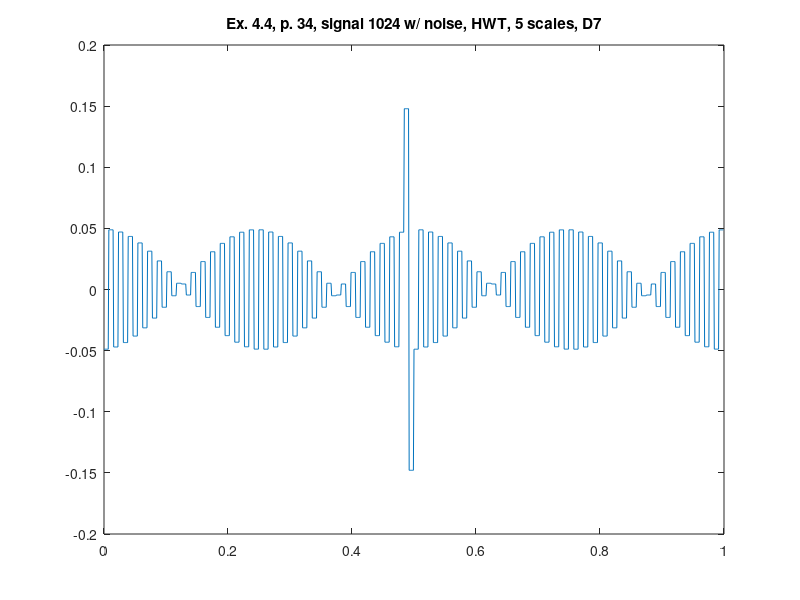

Here is the MATLAB script that generated this plot:
%% ========================================================================
%% Programmatic octave notes on "Ripples in Mathematics" by A. Jensen
%% and A. la Cour-Harbo written with a deep gratitude to the authors for
%% this wonderful text. 
%% 
%% Reconstruction of graphs in ex 4.3, p.34, HWT, 5 scales, D7.
%%
%% Author: Vladimir Kulyukin
%% 
%% NB: I have tested this code in Octave 4.
%% =========================================================================
t = (1.0/1024)*[0:1023];

y_ex_4_4_1024_with_noise_hwt_d7_p34 = [
-0.0488406780944204
-0.0488406780944204
-0.0488406780944204
-0.0488406780944204
-0.0488406780944204
-0.0488406780944204
-0.0488406780944204
-0.0488406780944204
0.0488406780944204
0.0488406780944204
0.0488406780944204
0.0488406780944204
0.0488406780944204
0.0488406780944204
0.0488406780944204
0.0488406780944204
-0.0470227556406067
-0.0470227556406067
-0.0470227556406067
-0.0470227556406067
-0.0470227556406067
-0.0470227556406067
-0.0470227556406067
-0.0470227556406067
0.0470227556406067
0.0470227556406067
0.0470227556406067
0.0470227556406067
0.0470227556406067
0.0470227556406067
0.0470227556406067
0.0470227556406067
-0.04339777505818971
-0.04339777505818971
-0.04339777505818971
-0.04339777505818971
-0.04339777505818971
-0.04339777505818971
-0.04339777505818971
-0.04339777505818971
0.04339777505818971
0.04339777505818971
0.04339777505818971
0.04339777505818971
0.04339777505818971
0.04339777505818971
0.04339777505818971
0.04339777505818971
-0.03810504231803913
-0.03810504231803913
-0.03810504231803913
-0.03810504231803913
-0.03810504231803913
-0.03810504231803913
-0.03810504231803913
-0.03810504231803913
0.03810504231803913
0.03810504231803913
0.03810504231803913
0.03810504231803913
0.03810504231803913
0.03810504231803913
0.03810504231803913
0.03810504231803913
-0.03134795417116009
-0.03134795417116009
-0.03134795417116009
-0.03134795417116009
-0.03134795417116009
-0.03134795417116009
-0.03134795417116009
-0.03134795417116009
0.03134795417116009
0.03134795417116009
0.03134795417116009
0.03134795417116009
0.03134795417116009
0.03134795417116009
0.03134795417116009
0.03134795417116009
-0.023386181725618703
-0.023386181725618703
-0.023386181725618703
-0.023386181725618703
-0.023386181725618703
-0.023386181725618703
-0.023386181725618703
-0.023386181725618703
0.023386181725618703
0.023386181725618703
0.023386181725618703
0.023386181725618703
0.023386181725618703
0.023386181725618703
0.023386181725618703
0.023386181725618703
-0.014525691431483611
-0.014525691431483611
-0.014525691431483611
-0.014525691431483611
-0.014525691431483611
-0.014525691431483611
-0.014525691431483611
-0.014525691431483611
0.014525691431483611
0.014525691431483611
0.014525691431483611
0.014525691431483611
0.014525691431483611
0.014525691431483611
0.014525691431483611
0.014525691431483611
-0.0051069869617382775
-0.0051069869617382775
-0.0051069869617382775
-0.0051069869617382775
-0.0051069869617382775
-0.0051069869617382775
-0.0051069869617382775
-0.0051069869617382775
0.0051069869617382775
0.0051069869617382775
0.0051069869617382775
0.0051069869617382775
0.0051069869617382775
0.0051069869617382775
0.0051069869617382775
0.0051069869617382775
0.004507976152915536
0.004507976152915536
0.004507976152915536
0.004507976152915536
0.004507976152915536
0.004507976152915536
0.004507976152915536
0.004507976152915536
-0.004507976152915536
-0.004507976152915536
-0.004507976152915536
-0.004507976152915536
-0.004507976152915536
-0.004507976152915536
-0.004507976152915536
-0.004507976152915536
0.013949700272114954
0.013949700272114954
0.013949700272114954
0.013949700272114954
0.013949700272114954
0.013949700272114954
0.013949700272114954
0.013949700272114954
-0.013949700272114954
-0.013949700272114954
-0.013949700272114954
-0.013949700272114954
-0.013949700272114954
-0.013949700272114954
-0.013949700272114954
-0.013949700272114954
0.022855345232938824
0.022855345232938824
0.022855345232938824
0.022855345232938824
0.022855345232938824
0.022855345232938824
0.022855345232938824
0.022855345232938824
-0.022855345232938824
-0.022855345232938824
-0.022855345232938824
-0.022855345232938824
-0.022855345232938824
-0.022855345232938824
-0.022855345232938824
-0.022855345232938824
0.030882672093886288
0.030882672093886288
0.030882672093886288
0.030882672093886288
0.030882672093886288
0.030882672093886288
0.030882672093886288
0.030882672093886288
-0.030882672093886288
-0.030882672093886288
-0.030882672093886288
-0.030882672093886288
-0.030882672093886288
-0.030882672093886288
-0.030882672093886288
-0.030882672093886288
0.03772319518546773
0.03772319518546773
0.03772319518546773
0.03772319518546773
0.03772319518546773
0.03772319518546773
0.03772319518546773
0.03772319518546773
-0.03772319518546773
-0.03772319518546773
-0.03772319518546773
-0.03772319518546773
-0.03772319518546773
-0.03772319518546773
-0.03772319518546773
-0.03772319518546773
0.04311403704148316
0.04311403704148316
0.04311403704148316
0.04311403704148316
0.04311403704148316
0.04311403704148316
0.04311403704148316
0.04311403704148316
-0.04311403704148316
-0.04311403704148316
-0.04311403704148316
-0.04311403704148316
-0.04311403704148316
-0.04311403704148316
-0.04311403704148316
-0.04311403704148316
0.04684803063262504
0.04684803063262504
0.04684803063262504
0.04684803063262504
0.04684803063262504
0.04684803063262504
0.04684803063262504
0.04684803063262504
-0.04684803063262504
-0.04684803063262504
-0.04684803063262504
-0.04684803063262504
-0.04684803063262504
-0.04684803063262504
-0.04684803063262504
-0.04684803063262504
0.048781680679233344
0.048781680679233344
0.048781680679233344
0.048781680679233344
0.048781680679233344
0.048781680679233344
0.048781680679233344
0.048781680679233344
-0.048781680679233344
-0.048781680679233344
-0.048781680679233344
-0.048781680679233344
-0.048781680679233344
-0.048781680679233344
-0.048781680679233344
-0.048781680679233344
0.048840678094420366
0.048840678094420366
0.048840678094420366
0.048840678094420366
0.048840678094420366
0.048840678094420366
0.048840678094420366
0.048840678094420366
-0.048840678094420366
-0.048840678094420366
-0.048840678094420366
-0.048840678094420366
-0.048840678094420366
-0.048840678094420366
-0.048840678094420366
-0.048840678094420366
0.047022755640606595
0.047022755640606595
0.047022755640606595
0.047022755640606595
0.047022755640606595
0.047022755640606595
0.047022755640606595
0.047022755640606595
-0.047022755640606595
-0.047022755640606595
-0.047022755640606595
-0.047022755640606595
-0.047022755640606595
-0.047022755640606595
-0.047022755640606595
-0.047022755640606595
0.04339777505818963
0.04339777505818963
0.04339777505818963
0.04339777505818963
0.04339777505818963
0.04339777505818963
0.04339777505818963
0.04339777505818963
-0.04339777505818963
-0.04339777505818963
-0.04339777505818963
-0.04339777505818963
-0.04339777505818963
-0.04339777505818963
-0.04339777505818963
-0.04339777505818963
0.038105042318039045
0.038105042318039045
0.038105042318039045
0.038105042318039045
0.038105042318039045
0.038105042318039045
0.038105042318039045
0.038105042318039045
-0.038105042318039045
-0.038105042318039045
-0.038105042318039045
-0.038105042318039045
-0.038105042318039045
-0.038105042318039045
-0.038105042318039045
-0.038105042318039045
0.031347954171160146
0.031347954171160146
0.031347954171160146
0.031347954171160146
0.031347954171160146
0.031347954171160146
0.031347954171160146
0.031347954171160146
-0.031347954171160146
-0.031347954171160146
-0.031347954171160146
-0.031347954171160146
-0.031347954171160146
-0.031347954171160146
-0.031347954171160146
-0.031347954171160146
0.02338618172561874
0.02338618172561874
0.02338618172561874
0.02338618172561874
0.02338618172561874
0.02338618172561874
0.02338618172561874
0.02338618172561874
-0.02338618172561874
-0.02338618172561874
-0.02338618172561874
-0.02338618172561874
-0.02338618172561874
-0.02338618172561874
-0.02338618172561874
-0.02338618172561874
0.014525691431483663
0.014525691431483663
0.014525691431483663
0.014525691431483663
0.014525691431483663
0.014525691431483663
0.014525691431483663
0.014525691431483663
-0.014525691431483663
-0.014525691431483663
-0.014525691431483663
-0.014525691431483663
-0.014525691431483663
-0.014525691431483663
-0.014525691431483663
-0.014525691431483663
0.0051069869617382385
0.0051069869617382385
0.0051069869617382385
0.0051069869617382385
0.0051069869617382385
0.0051069869617382385
0.0051069869617382385
0.0051069869617382385
-0.0051069869617382385
-0.0051069869617382385
-0.0051069869617382385
-0.0051069869617382385
-0.0051069869617382385
-0.0051069869617382385
-0.0051069869617382385
-0.0051069869617382385
-0.0045079761529155035
-0.0045079761529155035
-0.0045079761529155035
-0.0045079761529155035
-0.0045079761529155035
-0.0045079761529155035
-0.0045079761529155035
-0.0045079761529155035
0.0045079761529155035
0.0045079761529155035
0.0045079761529155035
0.0045079761529155035
0.0045079761529155035
0.0045079761529155035
0.0045079761529155035
0.0045079761529155035
-0.013949700272114859
-0.013949700272114859
-0.013949700272114859
-0.013949700272114859
-0.013949700272114859
-0.013949700272114859
-0.013949700272114859
-0.013949700272114859
0.013949700272114859
0.013949700272114859
0.013949700272114859
0.013949700272114859
0.013949700272114859
0.013949700272114859
0.013949700272114859
0.013949700272114859
-0.022855345232938872
-0.022855345232938872
-0.022855345232938872
-0.022855345232938872
-0.022855345232938872
-0.022855345232938872
-0.022855345232938872
-0.022855345232938872
0.022855345232938872
0.022855345232938872
0.022855345232938872
0.022855345232938872
0.022855345232938872
0.022855345232938872
0.022855345232938872
0.022855345232938872
-0.030882672093886288
-0.030882672093886288
-0.030882672093886288
-0.030882672093886288
-0.030882672093886288
-0.030882672093886288
-0.030882672093886288
-0.030882672093886288
0.030882672093886288
0.030882672093886288
0.030882672093886288
0.030882672093886288
0.030882672093886288
0.030882672093886288
0.030882672093886288
0.030882672093886288
-0.03772319518546768
-0.03772319518546768
-0.03772319518546768
-0.03772319518546768
-0.03772319518546768
-0.03772319518546768
-0.03772319518546768
-0.03772319518546768
0.03772319518546768
0.03772319518546768
0.03772319518546768
0.03772319518546768
0.03772319518546768
0.03772319518546768
0.03772319518546768
0.03772319518546768
-0.0431140370414832
-0.0431140370414832
-0.0431140370414832
-0.0431140370414832
-0.0431140370414832
-0.0431140370414832
-0.0431140370414832
-0.0431140370414832
0.0431140370414832
0.0431140370414832
0.0431140370414832
0.0431140370414832
0.0431140370414832
0.0431140370414832
0.0431140370414832
0.0431140370414832
-0.04684803063262504
-0.04684803063262504
-0.04684803063262504
-0.04684803063262504
-0.04684803063262504
-0.04684803063262504
-0.04684803063262504
-0.04684803063262504
0.04684803063262504
0.04684803063262504
0.04684803063262504
0.04684803063262504
0.04684803063262504
0.04684803063262504
0.04684803063262504
0.04684803063262504
0.14788897397422673
0.14788897397422673
0.14788897397422673
0.14788897397422673
0.14788897397422673
0.14788897397422673
0.14788897397422673
0.14788897397422673
-0.14788897397422673
-0.14788897397422673
-0.14788897397422673
-0.14788897397422673
-0.14788897397422673
-0.14788897397422673
-0.14788897397422673
-0.14788897397422673
-0.048840678094420366
-0.048840678094420366
-0.048840678094420366
-0.048840678094420366
-0.048840678094420366
-0.048840678094420366
-0.048840678094420366
-0.048840678094420366
0.048840678094420366
0.048840678094420366
0.048840678094420366
0.048840678094420366
0.048840678094420366
0.048840678094420366
0.048840678094420366
0.048840678094420366
-0.04702275564060664
-0.04702275564060664
-0.04702275564060664
-0.04702275564060664
-0.04702275564060664
-0.04702275564060664
-0.04702275564060664
-0.04702275564060664
0.04702275564060664
0.04702275564060664
0.04702275564060664
0.04702275564060664
0.04702275564060664
0.04702275564060664
0.04702275564060664
0.04702275564060664
-0.043397775058189474
-0.043397775058189474
-0.043397775058189474
-0.043397775058189474
-0.043397775058189474
-0.043397775058189474
-0.043397775058189474
-0.043397775058189474
0.043397775058189474
0.043397775058189474
0.043397775058189474
0.043397775058189474
0.043397775058189474
0.043397775058189474
0.043397775058189474
0.043397775058189474
-0.038105042318039205
-0.038105042318039205
-0.038105042318039205
-0.038105042318039205
-0.038105042318039205
-0.038105042318039205
-0.038105042318039205
-0.038105042318039205
0.038105042318039205
0.038105042318039205
0.038105042318039205
0.038105042318039205
0.038105042318039205
0.038105042318039205
0.038105042318039205
0.038105042318039205
-0.031347954171160014
-0.031347954171160014
-0.031347954171160014
-0.031347954171160014
-0.031347954171160014
-0.031347954171160014
-0.031347954171160014
-0.031347954171160014
0.031347954171160014
0.031347954171160014
0.031347954171160014
0.031347954171160014
0.031347954171160014
0.031347954171160014
0.031347954171160014
0.031347954171160014
-0.023386181725618783
-0.023386181725618783
-0.023386181725618783
-0.023386181725618783
-0.023386181725618783
-0.023386181725618783
-0.023386181725618783
-0.023386181725618783
0.023386181725618783
0.023386181725618783
0.023386181725618783
0.023386181725618783
0.023386181725618783
0.023386181725618783
0.023386181725618783
0.023386181725618783
-0.014525691431483767
-0.014525691431483767
-0.014525691431483767
-0.014525691431483767
-0.014525691431483767
-0.014525691431483767
-0.014525691431483767
-0.014525691431483767
0.014525691431483767
0.014525691431483767
0.014525691431483767
0.014525691431483767
0.014525691431483767
0.014525691431483767
0.014525691431483767
0.014525691431483767
-0.0051069869617381995
-0.0051069869617381995
-0.0051069869617381995
-0.0051069869617381995
-0.0051069869617381995
-0.0051069869617381995
-0.0051069869617381995
-0.0051069869617381995
0.0051069869617381995
0.0051069869617381995
0.0051069869617381995
0.0051069869617381995
0.0051069869617381995
0.0051069869617381995
0.0051069869617381995
0.0051069869617381995
0.004507976152915536
0.004507976152915536
0.004507976152915536
0.004507976152915536
0.004507976152915536
0.004507976152915536
0.004507976152915536
0.004507976152915536
-0.004507976152915536
-0.004507976152915536
-0.004507976152915536
-0.004507976152915536
-0.004507976152915536
-0.004507976152915536
-0.004507976152915536
-0.004507976152915536
0.013949700272114798
0.013949700272114798
0.013949700272114798
0.013949700272114798
0.013949700272114798
0.013949700272114798
0.013949700272114798
0.013949700272114798
-0.013949700272114798
-0.013949700272114798
-0.013949700272114798
-0.013949700272114798
-0.013949700272114798
-0.013949700272114798
-0.013949700272114798
-0.013949700272114798
0.022855345232938667
0.022855345232938667
0.022855345232938667
0.022855345232938667
0.022855345232938667
0.022855345232938667
0.022855345232938667
0.022855345232938667
-0.022855345232938667
-0.022855345232938667
-0.022855345232938667
-0.022855345232938667
-0.022855345232938667
-0.022855345232938667
-0.022855345232938667
-0.022855345232938667
0.030882672093886364
0.030882672093886364
0.030882672093886364
0.030882672093886364
0.030882672093886364
0.030882672093886364
0.030882672093886364
0.030882672093886364
-0.030882672093886364
-0.030882672093886364
-0.030882672093886364
-0.030882672093886364
-0.030882672093886364
-0.030882672093886364
-0.030882672093886364
-0.030882672093886364
0.03772319518546781
0.03772319518546781
0.03772319518546781
0.03772319518546781
0.03772319518546781
0.03772319518546781
0.03772319518546781
0.03772319518546781
-0.03772319518546781
-0.03772319518546781
-0.03772319518546781
-0.03772319518546781
-0.03772319518546781
-0.03772319518546781
-0.03772319518546781
-0.03772319518546781
0.04311403704148308
0.04311403704148308
0.04311403704148308
0.04311403704148308
0.04311403704148308
0.04311403704148308
0.04311403704148308
0.04311403704148308
-0.04311403704148308
-0.04311403704148308
-0.04311403704148308
-0.04311403704148308
-0.04311403704148308
-0.04311403704148308
-0.04311403704148308
-0.04311403704148308
0.04684803063262501
0.04684803063262501
0.04684803063262501
0.04684803063262501
0.04684803063262501
0.04684803063262501
0.04684803063262501
0.04684803063262501
-0.04684803063262501
-0.04684803063262501
-0.04684803063262501
-0.04684803063262501
-0.04684803063262501
-0.04684803063262501
-0.04684803063262501
-0.04684803063262501
0.048781680679233205
0.048781680679233205
0.048781680679233205
0.048781680679233205
0.048781680679233205
0.048781680679233205
0.048781680679233205
0.048781680679233205
-0.048781680679233205
-0.048781680679233205
-0.048781680679233205
-0.048781680679233205
-0.048781680679233205
-0.048781680679233205
-0.048781680679233205
-0.048781680679233205
0.04884067809442035
0.04884067809442035
0.04884067809442035
0.04884067809442035
0.04884067809442035
0.04884067809442035
0.04884067809442035
0.04884067809442035
-0.04884067809442035
-0.04884067809442035
-0.04884067809442035
-0.04884067809442035
-0.04884067809442035
-0.04884067809442035
-0.04884067809442035
-0.04884067809442035
0.047022755640606775
0.047022755640606775
0.047022755640606775
0.047022755640606775
0.047022755640606775
0.047022755640606775
0.047022755640606775
0.047022755640606775
-0.047022755640606775
-0.047022755640606775
-0.047022755640606775
-0.047022755640606775
-0.047022755640606775
-0.047022755640606775
-0.047022755640606775
-0.047022755640606775
0.04339777505818963
0.04339777505818963
0.04339777505818963
0.04339777505818963
0.04339777505818963
0.04339777505818963
0.04339777505818963
0.04339777505818963
-0.04339777505818963
-0.04339777505818963
-0.04339777505818963
-0.04339777505818963
-0.04339777505818963
-0.04339777505818963
-0.04339777505818963
-0.04339777505818963
0.03810504231803913
0.03810504231803913
0.03810504231803913
0.03810504231803913
0.03810504231803913
0.03810504231803913
0.03810504231803913
0.03810504231803913
-0.03810504231803913
-0.03810504231803913
-0.03810504231803913
-0.03810504231803913
-0.03810504231803913
-0.03810504231803913
-0.03810504231803913
-0.03810504231803913
0.03134795417116026
0.03134795417116026
0.03134795417116026
0.03134795417116026
0.03134795417116026
0.03134795417116026
0.03134795417116026
0.03134795417116026
-0.03134795417116026
-0.03134795417116026
-0.03134795417116026
-0.03134795417116026
-0.03134795417116026
-0.03134795417116026
-0.03134795417116026
-0.03134795417116026
0.023386181725618623
0.023386181725618623
0.023386181725618623
0.023386181725618623
0.023386181725618623
0.023386181725618623
0.023386181725618623
0.023386181725618623
-0.023386181725618623
-0.023386181725618623
-0.023386181725618623
-0.023386181725618623
-0.023386181725618623
-0.023386181725618623
-0.023386181725618623
-0.023386181725618623
0.014525691431483611
0.014525691431483611
0.014525691431483611
0.014525691431483611
0.014525691431483611
0.014525691431483611
0.014525691431483611
0.014525691431483611
-0.014525691431483611
-0.014525691431483611
-0.014525691431483611
-0.014525691431483611
-0.014525691431483611
-0.014525691431483611
-0.014525691431483611
-0.014525691431483611
0.0051069869617382775
0.0051069869617382775
0.0051069869617382775
0.0051069869617382775
0.0051069869617382775
0.0051069869617382775
0.0051069869617382775
0.0051069869617382775
-0.0051069869617382775
-0.0051069869617382775
-0.0051069869617382775
-0.0051069869617382775
-0.0051069869617382775
-0.0051069869617382775
-0.0051069869617382775
-0.0051069869617382775
-0.004507976152915536
-0.004507976152915536
-0.004507976152915536
-0.004507976152915536
-0.004507976152915536
-0.004507976152915536
-0.004507976152915536
-0.004507976152915536
0.004507976152915536
0.004507976152915536
0.004507976152915536
0.004507976152915536
0.004507976152915536
0.004507976152915536
0.004507976152915536
0.004507976152915536
-0.013949700272114876
-0.013949700272114876
-0.013949700272114876
-0.013949700272114876
-0.013949700272114876
-0.013949700272114876
-0.013949700272114876
-0.013949700272114876
0.013949700272114876
0.013949700272114876
0.013949700272114876
0.013949700272114876
0.013949700272114876
0.013949700272114876
0.013949700272114876
0.013949700272114876
-0.022855345232938903
-0.022855345232938903
-0.022855345232938903
-0.022855345232938903
-0.022855345232938903
-0.022855345232938903
-0.022855345232938903
-0.022855345232938903
0.022855345232938903
0.022855345232938903
0.022855345232938903
0.022855345232938903
0.022855345232938903
0.022855345232938903
0.022855345232938903
0.022855345232938903
-0.030882672093886288
-0.030882672093886288
-0.030882672093886288
-0.030882672093886288
-0.030882672093886288
-0.030882672093886288
-0.030882672093886288
-0.030882672093886288
0.030882672093886288
0.030882672093886288
0.030882672093886288
0.030882672093886288
0.030882672093886288
0.030882672093886288
0.030882672093886288
0.030882672093886288
-0.03772319518546785
-0.03772319518546785
-0.03772319518546785
-0.03772319518546785
-0.03772319518546785
-0.03772319518546785
-0.03772319518546785
-0.03772319518546785
0.03772319518546785
0.03772319518546785
0.03772319518546785
0.03772319518546785
0.03772319518546785
0.03772319518546785
0.03772319518546785
0.03772319518546785
-0.04311403704148316
-0.04311403704148316
-0.04311403704148316
-0.04311403704148316
-0.04311403704148316
-0.04311403704148316
-0.04311403704148316
-0.04311403704148316
0.04311403704148316
0.04311403704148316
0.04311403704148316
0.04311403704148316
0.04311403704148316
0.04311403704148316
0.04311403704148316
0.04311403704148316
-0.046848030632624944
-0.046848030632624944
-0.046848030632624944
-0.046848030632624944
-0.046848030632624944
-0.046848030632624944
-0.046848030632624944
-0.046848030632624944
0.046848030632624944
0.046848030632624944
0.046848030632624944
0.046848030632624944
0.046848030632624944
0.046848030632624944
0.046848030632624944
0.046848030632624944
-0.04878168067923326
-0.04878168067923326
-0.04878168067923326
-0.04878168067923326
-0.04878168067923326
-0.04878168067923326
-0.04878168067923326
-0.04878168067923326
0.04878168067923326
0.04878168067923326
0.04878168067923326
0.04878168067923326
0.04878168067923326
0.04878168067923326
0.04878168067923326
0.04878168067923326
];

figure;
plot(t, y_ex_4_4_1024_with_noise_hwt_d7_p34);
xlim([0 1]);
title('Ex. 4.4, p. 34, signal 1024 w/ noise, HWT, 5 scales, D7');
